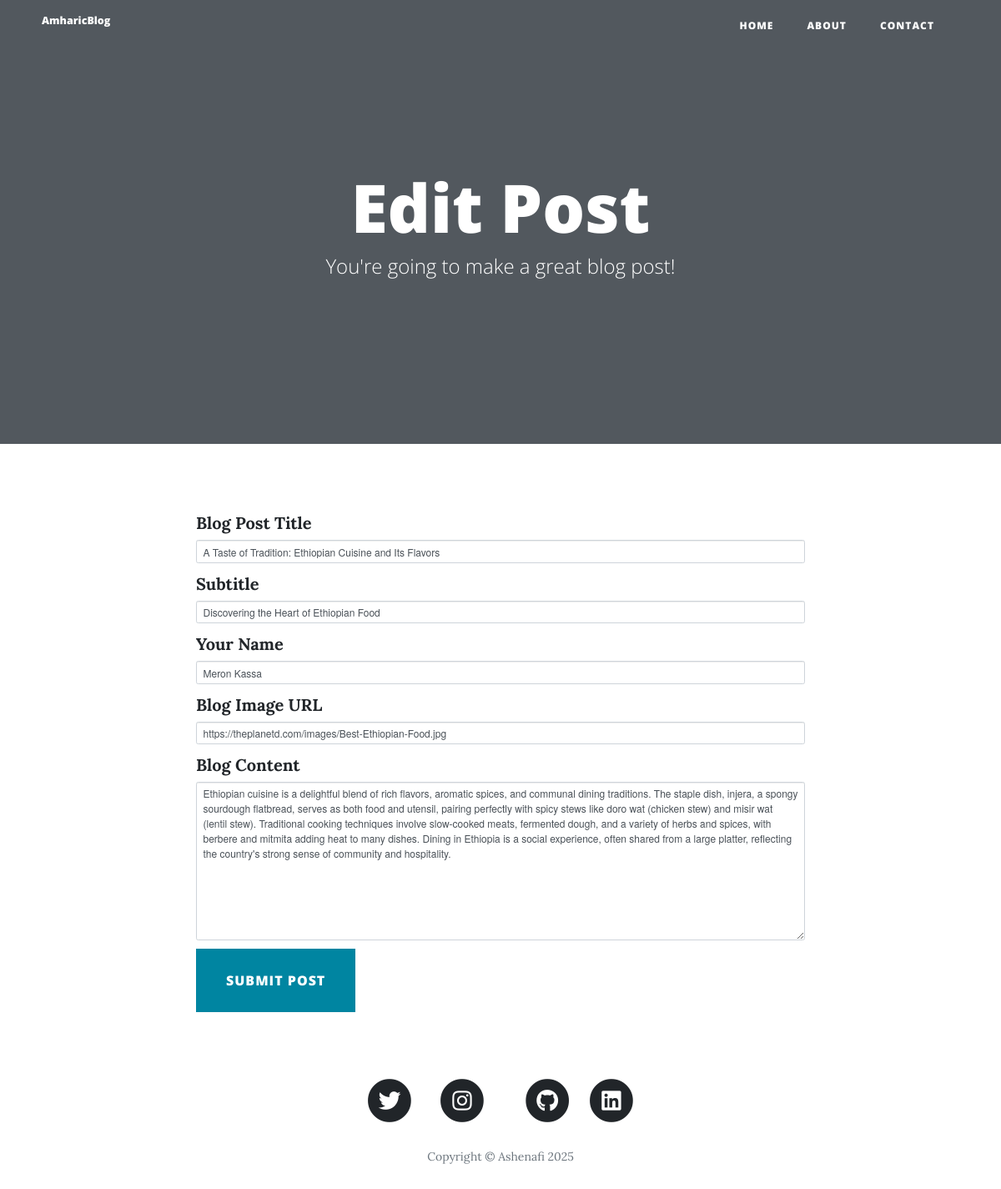
The page /edit-post/4 on the database its author committed.
### main.py (models this page shows)
class BlogPost(db.Model):
    id = db.Column(db.Integer, primary_key=True)
    title = db.Column(db.String(250), unique=True, nullable=False)
    subtitle = db.Column(db.String(250), nullable=False)
    date = db.Column(db.String(250), nullable=False)
    body = db.Column(db.Text, nullable=False)
    author = db.Column(db.String(250), nullable=False)
    img_url = db.Column(db.String(250), nullable=False)

### main.py (the view, shortened to what this page needs)
@app.route("/edit-post/<int:post_id>", methods=["GET", "POST"])
def edit_post(post_id):
    post = BlogPost.query.get(post_id)
    form = CreatePostForm(
        title=post.title,
        subtitle=post.subtitle,
        author=post.author,
        img_url=post.img_url,
        body=post.body
    )
    return render_template("edit-post.html", form=form, post=post)

### main.py
class CreatePostForm(FlaskForm):
    title = StringField("Blog Post Title", validators=[DataRequired()])
    subtitle = StringField("Subtitle", validators=[DataRequired()])
    author = StringField("Your Name", validators=[DataRequired()])
    img_url = StringField("Blog Image URL", validators=[DataRequired(), URL()])
    body = CKEditorField("Blog Content", validators=[DataRequired()])  # Changed to CKEditorField
    submit = SubmitField("Submit Post")

### templates/edit-post.html (shortened to what this page needs)
{% extends 'bootstrap/base.html' %}
{% block content %}
{% include "header.html" %}
  <header class="masthead">
    <div class="overlay"></div>
    <div class="container">
      <div class="row">
        <div class="col-lg-8 col-md-10 mx-auto">
          <div class="page-heading">
            <h1>Edit Post</h1>
            <span class="subheading">You're going to make a great blog post!</span>
          </div>
        </div>
      </div>
    </div>
  </header>
  <div class="container py-5">
    <div class="row">
      <div class="col-lg-8 col-md-10 mx-auto">
        <form method="POST" action="{{ url_for('edit_post', post_id=post.id) }}" novalidate>
          <div class="mb-3">
            {{ form.title.label(class="form-label") }}
            {{ form.title(class="form-control", placeholder="Enter post title", value=post.title) }}
          </div>
          <div class="mb-3">
            {{ form.subtitle.label(class="form-label") }}
            {{ form.subtitle(class="form-control", placeholder="Enter subtitle", value=post.subtitle) }}
          </div>
          <div class="mb-3">
            {{ form.author.label(class="form-label") }}
            {{ form.author(class="form-control", placeholder="Enter author name", value=post.author) }}
          </div>
          <div class="mb-3">
            {{ form.img_url.label(class="form-label") }}
            {{ form.img_url(class="form-control", placeholder="Enter image URL", value=post.img_url) }}
          </div>
          <div class="mb-3">
            {{ form.body.label(class="form-label") }}
            {{ form.body(class="form-control", rows="10", placeholder="Write your blog post here...", value=post.body) }}
          </div>
          <div class="d-grid gap-2">
            {{ form.submit(class="btn btn-primary btn-lg") }}
          </div>
        </form>
      </div>
    </div>
  </div>
{% include "footer.html" %}
{% endblock %}

### rows shown on the page
BlogPost: title "A Taste of Tradition: Ethiopian Cuisine and Its Flavors", subtitle "Discovering the Heart of Ethiopian Food", author "Meron Kassa", img_url "https://theplanetd.com/images/Best-Ethiopian-Food.jpg", body "Ethiopian cuisine is a delightful blend of rich flavors, aromatic spices, and communal dining traditions. The staple dish, injera, a spongy sourdough flatbread, serves as both food and utensil, pairing perfectly with spicy stews like doro wat (chicken stew) and misir wat (lentil stew). Traditional cooking techniques involve slow-cooked meats, fermented dough, and a variety of herbs and spices, with berbere and mitmita adding heat to many dishes. Dining in Ethiopia is a social experience, often shared from a large platter, reflecting the country's strong sense of community and hospitality."
